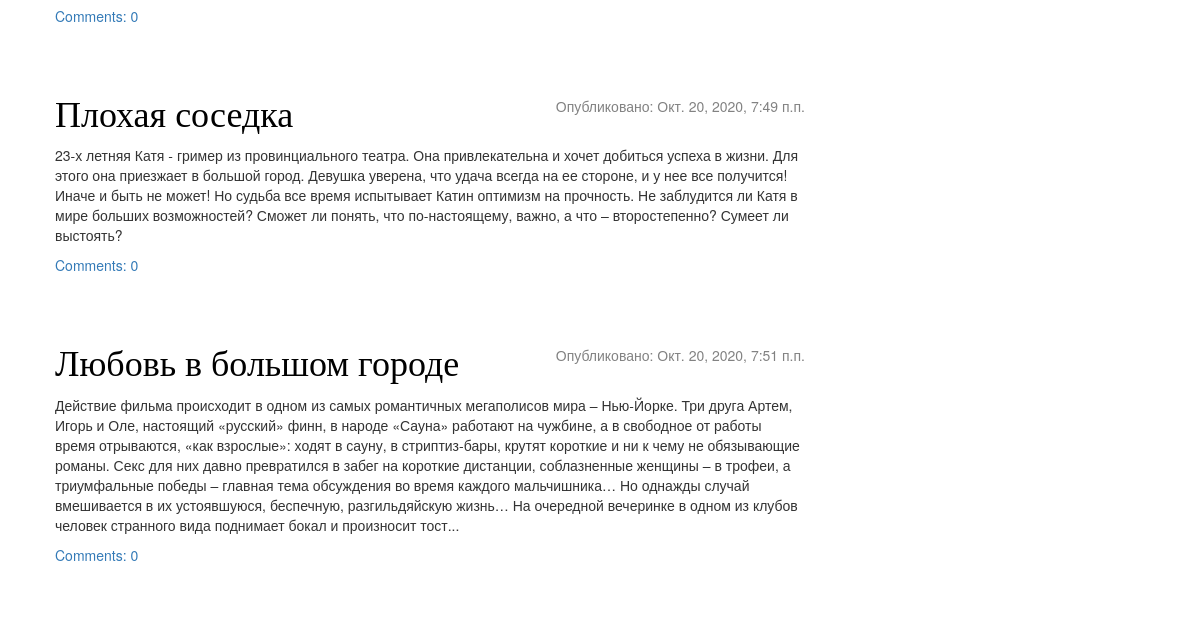
The app's page / (lower part), older data.
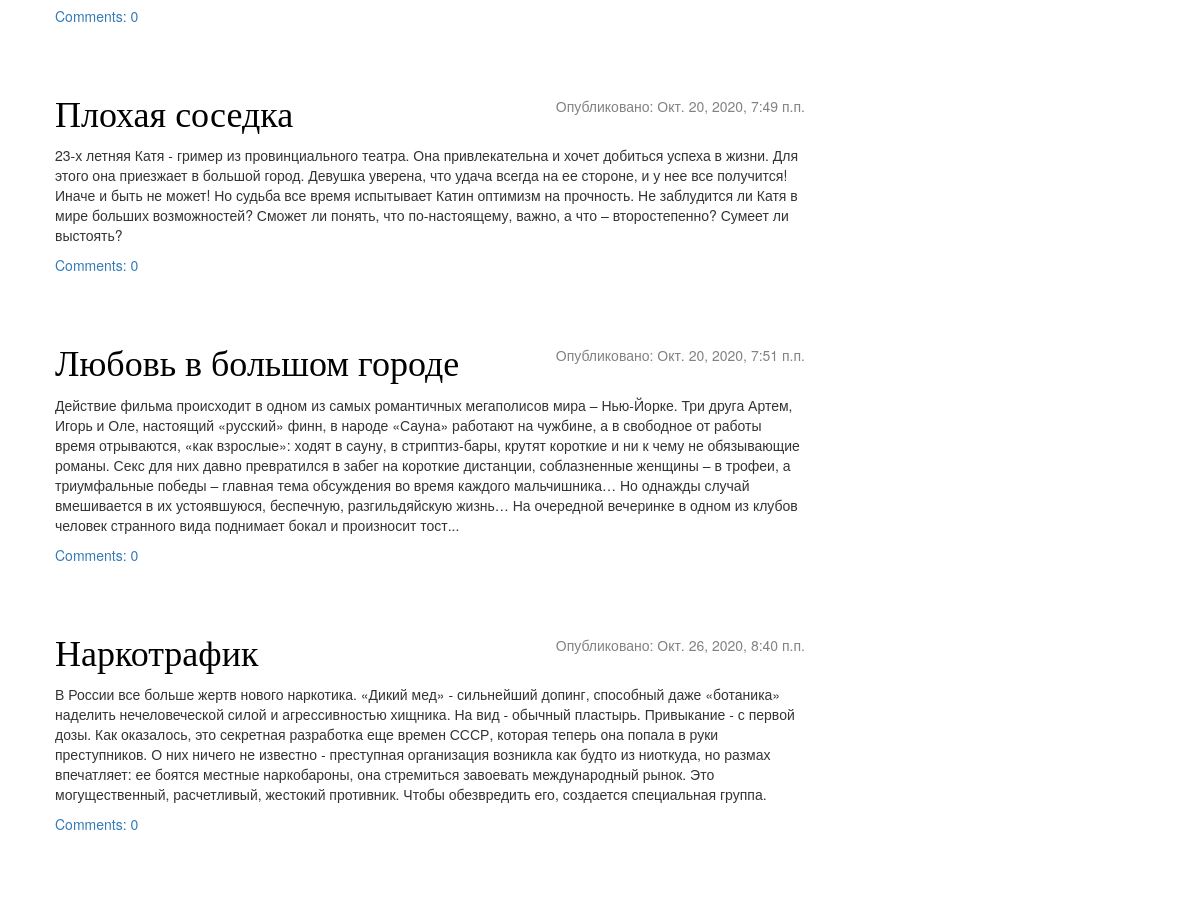
The same page, newer data.
### blog/models.py (models this page shows, shortened)
class Post(models.Model):
    author = models.ForeignKey(settings.AUTH_USER_MODEL, on_delete=models.CASCADE)
    title = models.CharField(max_length=200)
    text = models.TextField()
    created_date = models.DateTimeField(default=timezone.now)
    published_date = models.DateTimeField(blank=True, null=True)
    def approved_comments(self):
        return self.comments.filter(approved_comment=True)

### blog/views.py (the view)
# urls.py: path('', views.post_list, name='post_list'),
def post_list(request):
    posts = Post.objects.filter(published_date__lte=timezone.now()).order_by('published_date')
    return render(request, 'blog/post_list.html', {'posts': posts})

### blog/templates/blog/post_list.html
{% extends 'blog/base.html' %}
{% block content %}
    {% for post in posts %}
        <div class="post">
            <div class="date">
                <p>Опубликовано: {{ post.published_date }}</p>
            </div>
            <h1><a href="{% url 'post_detail' pk=post.pk %}">{{ post.title }}</a></h1>
            <p>{{ post.text|linebreaksbr }}</p>
            <a href="{% url 'post_detail' pk=post.pk %}">Comments: {{ post.approved_comments.count }}</a>
        </div>
    {% endfor %}
{% endblock %}

Row changes from the older to the newer data that the page shows:
added Post: published_date "Окт. 26, 2020, 8:40 п.п.", title "Наркотрафик", text "В России все больше жертв нового наркотика. «Дикий мед» - сильнейший допинг, способный даже «ботаника» наделить нечеловеческой силой и агрессивностью хищника. На вид - обычный пластырь. Привыкание - с первой дозы. Как оказалось, это секретная разработка еще времен СССР, которая теперь она попала в руки преступников. О них ничего не известно - преступная организация возникла как будто из ниоткуда, но размах впечатляет: ее боятся местные наркобароны, она стремиться завоевать международный рынок. Это могущественный, расчетливый, жестокий противник. Чтобы обезвредить его, создается специальная группа.", approved_comments.count "0"
